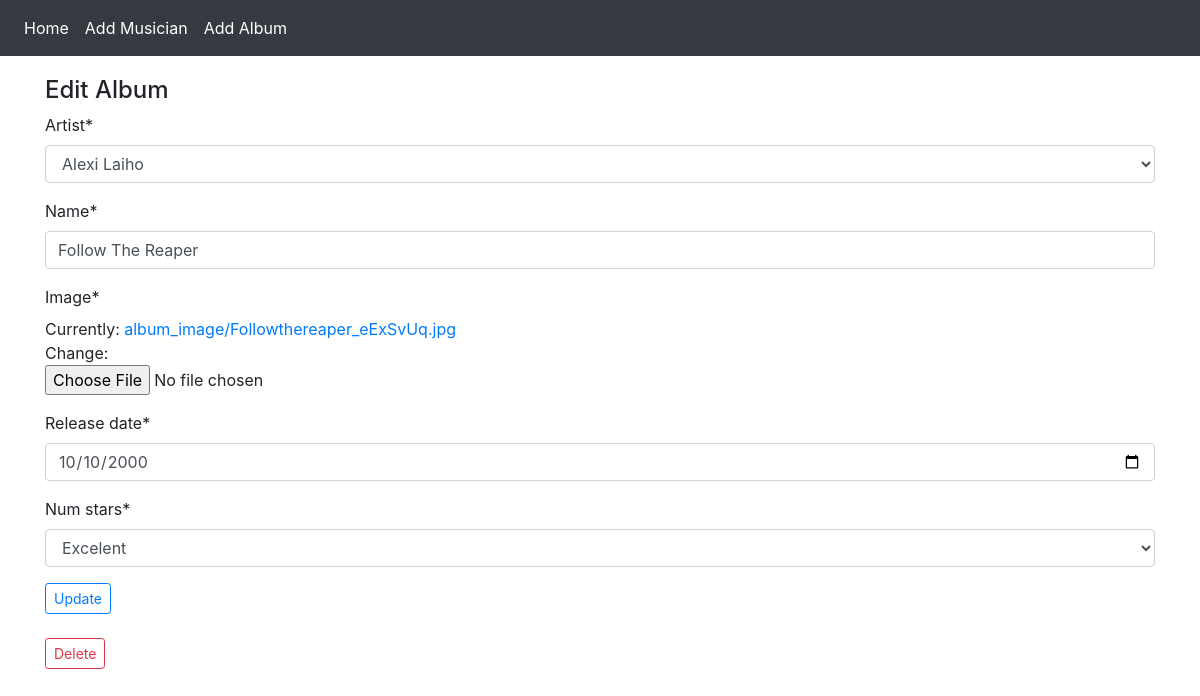
Screenshot of /edit_album/3/ with the database file from the repository.
### Music/models.py (models this page shows, shortened)
class Album(models.Model):
    artist = models.ForeignKey(Musician, on_delete=models.CASCADE, related_name='album_list')
    name = models.CharField(max_length=100)
    image = models.ImageField(upload_to='album_image', blank=False)
    release_date = models.DateField()
    rating = (
        (1, "Worst"),
        (2, "Bad"),
        (3, "Not Bad"),
        (4, "Good"),
        (5, "Excelent"),
    )
    num_stars = models.IntegerField(choices=rating)

### Music/views.py (the view)
# urls.py: path('edit_album/<int:album_id>/', views.edit_album, name='edit_album'),
def edit_album(request, album_id):
    album_info = Album.objects.get(pk=album_id)
    form = forms.AlbumForm(instance=album_info)
    diction = {}
    if request.method == 'POST':
        form = forms.AlbumForm(request.POST, request.FILES, instance=album_info)
        if form.is_valid():
            form.save(commit=True)
            diction.update({'success_text': 'Successfully Updated!'})
    diction.update({'title': 'Edit Album', 'edit_form': form, 'album_id': album_id})
    return render(request, 'Music/edit_album.html', context=diction)

### Music/forms.py
class AlbumForm(forms.ModelForm):
    release_date = forms.DateField(widget=forms.TextInput(attrs={'type': 'date'}))
    class Meta:
        model = models.Album
        fields = "__all__"

### Music/models.py (called while the page is built)
    def __str__(self):
        return self.first_name + " " + self.last_name

### templates/Music/edit_album.html (shortened to what this page needs)
{% extends 'Music/base.html' %}
{% load crispy_forms_tags %}
{% block body_block %}
<h4>Edit Album</h4>
<form method="POST" enctype="multipart/form-data">
  {{ edit_form|crispy }}
  <input type="submit" name="submit" value="Update" class="btn btn-outline-primary btn-sm">
</form>
<br>
<a href="{% url 'Music:delete_album' album_id=album_id %}" class="btn btn-outline-danger btn-sm" onclick="return confirm('Delete this album?')">Delete</a>
{% endblock %}

### rows the page displays
Album: artist "Alexi Laiho", name "Follow The Reaper", release_date "10/10/2000", num_stars "Excelent"
